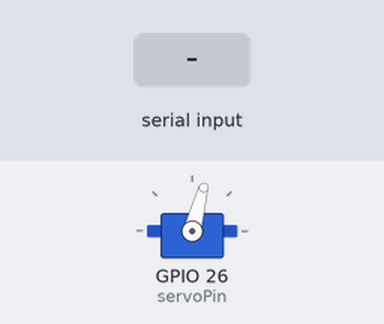
The sketch below on a simulated ESP32. Parts: servo. Inputs (shaded band) come from the test bench.

Above: at 1.2 s.
1.3 s: "1" received over Serial
At 2.1 s:
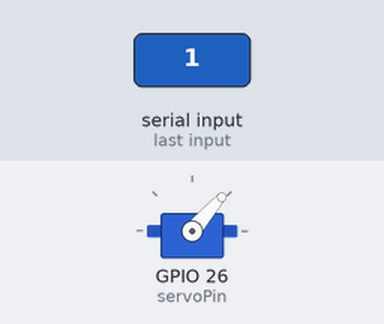
3.8 s: "0" received over Serial
At 5.2 s:
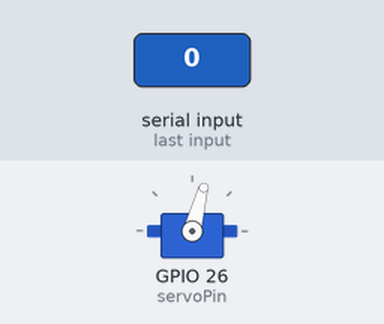
Timing chart, 0 to 6.8 s (numbered marks = the images above; inputs shaded):
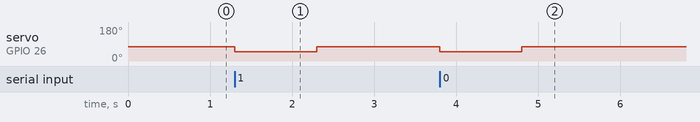

The sketch:

test.ino
```cpp
#include <ESP32Servo.h>

Servo servo;
const int servoPin = 26;  // Change this to your actual servo GPIO pin
const int default_angle = 75;

void setup()
{
    Serial.begin(115200);
    servo.attach(servoPin);
    servo.write(default_angle);  // Set initial position
}

byte angle;
byte pre_angle = default_angle;
long t = millis();

void loop()
{
    if (Serial.available() > 0)
    {
        Serial.readBytes(&angle, 1);  // Read a single byte
        if (angle != pre_angle)
        {
            servo.write(angle);
            pre_angle = angle;
        }
        t = millis();
    }

    if (millis() - t > 1000)  // Reset position if no new command in 1 sec
    {
        servo.write(default_angle);
        pre_angle = default_angle;
    }
}
```

Measured:
- after the input at 1.3 s, servo on GPIO 26 (servoPin): 75° → 49° at once, → 75° 1.0 s later
- after the input at 3.8 s, servo on GPIO 26 (servoPin): 75° → 48° at once, → 75° 1.0 s later
